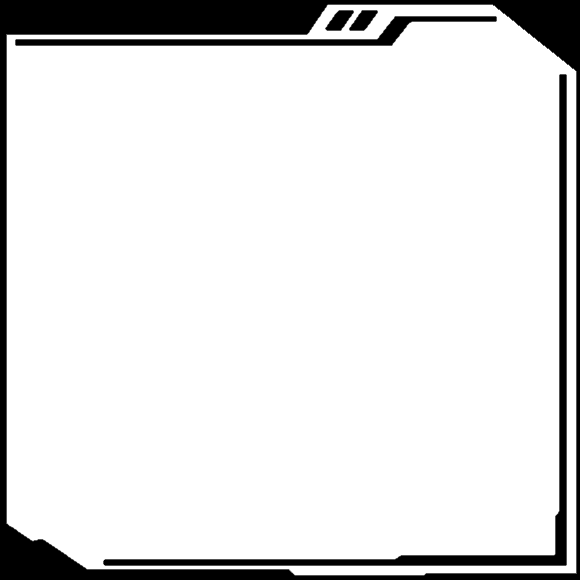
#> input picture BL_Frame_Square.ppm, 580 x 580 px
$ python postscript_image_arme.py
#> lines starting #> are read from the running program, lines starting #| are printed output that depends on the picture
# -*- coding: utf-8 -*-

from PIL import Image, ImageDraw, ImageFont, ImageShow, PSDraw

# Define the PostScript file
ps_file = open("bl_weapon.ps", "wb")

# Create a PSDraw object
ps_object = PSDraw.PSDraw(ps_file)

# Start the document
ps_object.begin_document()

# Image background creation with dimensions
width = 250
height = 600

# Colors, used for later
WHITE = (255, 255, 255, 255)
BLACK = (0, 0, 0, 255)
# Background generation
image = Image.new('RGBA', (width, height), WHITE)
#> image: PIL image 250x600 RGBA; every value is 255

# Define the PostScript font
font_name = "Helvetica-Narrow-Bold"
font_size = 15
ps_object.setfont(font_name, font_size)

text = "Nom d'Arme"
# Assuming average character width as 0.6 of the font size
text_width = len(text) * font_size * 0.6
text_height = font_size
# Set the position (top-center)
page_width, page_height = 595, 842  # A4 size in points
text_x = (page_width - text_width) // 2
text_y = page_height - text_height - 50  # Distance from the top of the page


# Name
ps_object.text((0, 0), "Nom d'Arme")

ps_object.text((10, 25), "Type Arme")
# Weapon type (underlined)
# Weapon rarity (bold)
# Weapon brand (italic)
# Weapon line of sight (scheme)
# Damage (case)
# Magazine (case)
# Difficulty threshold (chart)
# Brand information (main words italic)
# Properties (main word underlined)


# Table for Difficulty threshold #
nb_lines_table = [0, 1, 2, 3, 4]
for l in nb_lines_table :
    ps_object.line([5,(300 + l * 25 )],[245,(300 + l * 25)])

nb_columns_table = [0, 1, 2, 3, 4, 5]
for c in nb_columns_table :
    ps_object.line([(5 + c * 48),300],[(5 + c * 48),400])

image_path = "BL_Frame_Square.ppm"
with Image.open(image_path) as im:
    # Resize the image if it's too large
#> im is the input picture: PIL image 580x580 RGB; min 0, max 255, mean 225.7
    im.thumbnail((page_width - 100, page_height // 2))
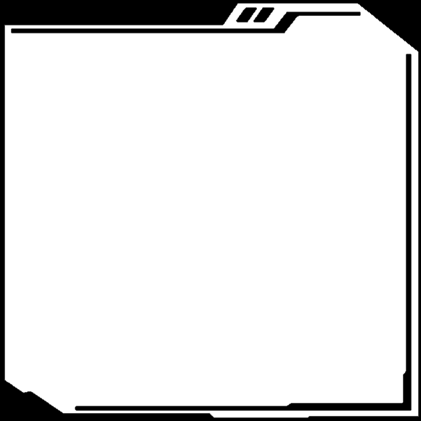
#> im: PIL image 421x421 RGB; min 0, max 255, mean 225.7
    ps_object.image([0, 0 + im.width, 0, 0 + im.height], im, 75)

# End the document
ps_object.end_document()
ps_file.close()
